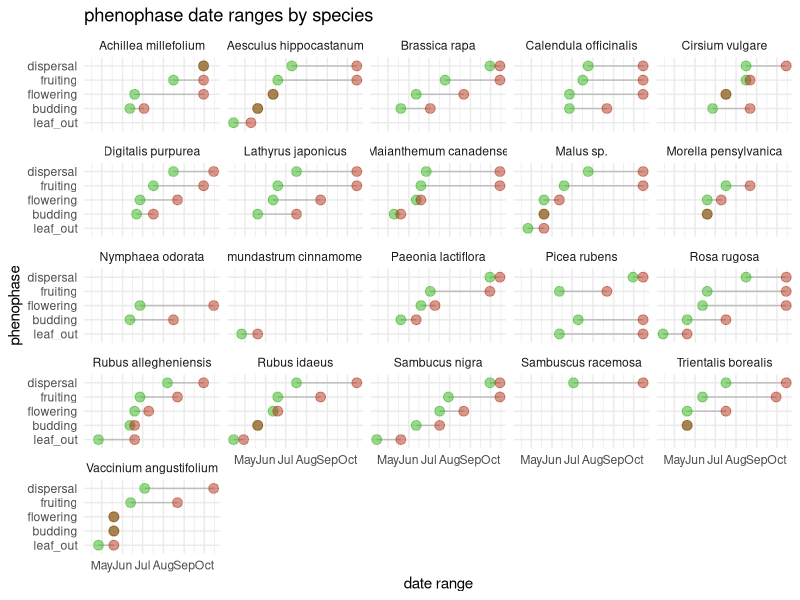
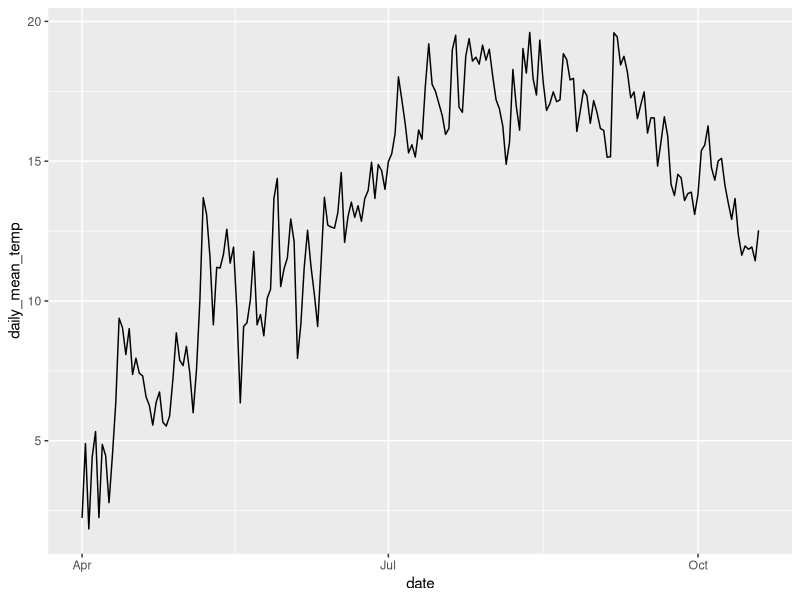
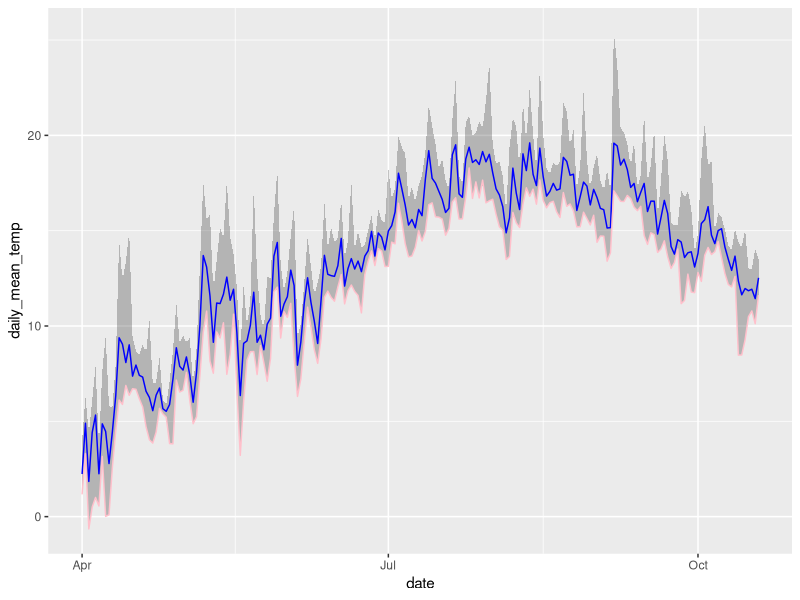

Write the R code that produced these figures, in order. (Note: this script raises an error after producing the figures.)
## ---- chunk 1
library(tidyverse)
library(broom)
library(readr)
library(dplyr)
library(forcats)
library(lubridate)
## ---- chunk 2
hurricane_plants <- read_csv("../data/hurricane_plants.csv")

hurricane_plants <- read_csv("../data/hurricane_plants.csv", 
    col_types = cols(date = col_date(format = "%m/%d/%Y")))

weather_data <- read_csv("../data/neracoos_buoy_data.csv")
## ---- chunk 3
# arrage variables in logical order
hurricane_plants <- relocate(hurricane_plants, 
       date, 
       life_form, 
       species, 
       initial_emergence,
       breaking_leaf_buds_count,
       leaf_presence,
       percent_unfolded_leaves,
       unfolded_leaves_count,
       percent_full_size_leaf,
       percent_leaves_colorful,
       fallen_leaf_presence,
       breaking_needle_bud_count,
       young_needle_count,
       percent_stalk_growth,
       percent_fiddlehead_unrolled,
       buds_and_flowers_count,
       percent_open_flowers,
       pollen_amount,
       pollen_cone_count,
       percent_open_pollen_cones,
       fruit_count,
       unripe_seed_cone_count, 
       percent_ripe_fruits,
       ripe_seed_cone_count,
       dropped_fruit_count,
       notes
       )

# remove empty rows, where life_form is NA 
hurricane_plants <- hurricane_plants %>% 
  filter(!is.na(life_form))
## ---- chunk 4
# new variable of a string of numbers for observed phases
# 1 = leafing out
# 2 = budding
# 3 = flowering
# 4 = fruiting
# 5 = ripe fruits/seeds
# 6 = seed dispersal
# hurricane_plants <- hurricane_plants %>%
#   mutate(phenophase = case_when(
#     initial_emergence == T        ~ "1",
#     buds_and_flowers_count > 0    ~ "2",
#     pollen_cone_count > 0         ~ "2",
#     percent_open_flowers > 0      ~ "3",
#     pollen_amount != "none"       ~ "3",
#     fruit_count > 0               ~ "4"))

# first emergence column creation
hurricane_plants_join <- hurricane_plants %>%
  # mutate(date = as.Date(date)) %>%
  group_by(species, initial_emergence) %>% 
  filter(date == min(date)) %>% 
  slice(1) %>% # takes the first occurrence if there is a tie
  ungroup() %>%
  filter(initial_emergence == "TRUE") %>%
  dplyr::select(date, species, first_emergence=initial_emergence)

hurricane_plants <- hurricane_plants %>%
  full_join(hurricane_plants_join, join_by(date, species))
## ---- chunk 5
# create leafing out phenophase
hurricane_plants <- hurricane_plants %>%
  mutate(leaf_out = case_when(
    breaking_leaf_buds_count > 0 & percent_unfolded_leaves < 1 ~ T,
    breaking_needle_bud_count > 0 ~ T,
    percent_stalk_growth > 0 & percent_stalk_growth < 1 ~ T,
    .default = F
  ))
  
# create budding phenophase
hurricane_plants <- hurricane_plants %>%
  mutate(budding = case_when(
    buds_and_flowers_count > 0 & percent_open_flowers < 1 ~ T,
    pollen_cone_count > 0 ~ T,
    .default = F
  ))

# create flowering phenophase
hurricane_plants <- hurricane_plants %>%
  mutate(flowering = case_when(
    percent_open_flowers > 0 & buds_and_flowers_count > 0 ~ T,
    pollen_amount != "none" ~ T,
    .default = F
  ))

# create fruiting phenophase
hurricane_plants <- hurricane_plants %>%
  mutate(fruiting = case_when(
    fruit_count > 0 ~ T,
    unripe_seed_cone_count > 0 ~ T,
    .default = F
  ))

# create dispersal phenophase
hurricane_plants <- hurricane_plants %>%
  mutate(dispersal = case_when(
    percent_ripe_fruits > 0 ~ T,
    ripe_seed_cone_count > 1 ~ T,
    dropped_fruit_count > 0 ~ T,
    .default = F
  ))
## ---- chunk 6
# pivot longer
hurricane_plants_long <- hurricane_plants %>%
  pivot_longer(
    cols = c(leaf_out : dispersal), 
    names_to = "phenophase"
  ) %>%
  filter(value == "TRUE") %>%
  group_by(species, phenophase) %>%
  summarize(start_date = min(date), 
            end_date = max(date))

# plot
#f <- factor(c("budding", "dispersal", "flowering", "fruiting", "leaf_out"), levels = c("leaf_out", "budding", "flowering", "fruiting", "dispersal"))

as.data.frame(hurricane_plants_long) %>%
  #fct_relevel(f) 
  # mutate(phenophase = as.character(phenophase)) %>%
  # fct_relevel(phenophase, c("leaf_out", "budding", "flowering", "fruiting", "dispersal")) %>%
ggplot() +
  geom_segment( aes(x=(fct_relevel(phenophase, c("leaf_out", "budding", "flowering", "fruiting", "dispersal"))), xend=(fct_relevel(phenophase, c("leaf_out", "budding", "flowering", "fruiting", "dispersal"))), y=start_date, yend=end_date), color="grey") +
  geom_point(aes(x=(fct_relevel(phenophase, c("leaf_out", "budding", "flowering", "fruiting", "dispersal"))), y=start_date), color=rgb(0.2,0.7,0.1,0.5), size=3 ) +
  geom_point(aes(x=(fct_relevel(phenophase, c("leaf_out", "budding", "flowering", "fruiting", "dispersal"))), y=end_date), color=rgb(0.7,0.2,0.1,0.5), size=3 ) +
  coord_flip()+
  facet_wrap(~ species) +
  theme_minimal() +
  theme(
    legend.position = "none",
  ) +
  labs(x = "phenophase",
       y = "date range",
       title = "phenophase date ranges by species")
## ---- chunk 7
# lubridate weather entries, calculate useful daily temperatures
weather_data <- weather_data %>%
  mutate(time = ymd_hms(time),
         month = month(time),
         day = day(time),
         date = as_date(round_date(time, unit = "day"))) %>%
  mutate(air_temperature = as.numeric(air_temperature)) %>%
  group_by(date) %>%
  summarize(daily_mean_temp = mean(air_temperature, na.rm = TRUE),
            daily_min_temp = min(air_temperature, na.rm = TRUE),
            daily_max_temp = max(air_temperature, na.rm = TRUE),
            daily_sd_temp = sd(air_temperature, na.rm = TRUE))

# glimpse weather data
glimpse(weather_data)
## ---- chunk 8
# set species minimums for temperatures and calculate total days above "frosts"
weather_data %>%
  group_by(date) %>%
  mutate(yarrow_temp_above = case_when(daily_mean_temp > 5 ~ 1, 
                                       TRUE ~ 0),
         apple_temp_above = case_when(daily_mean_temp > 12 ~ 1, 
                                       TRUE ~ 0)) %>% #find relevant temperatures, name by species, and join to hurricane_plants by this variable (dates after critical period)
  pivot_longer(cols = c(yarrow_temp_above, apple_temp_above), names_to = "species_germ", values_to = "germination_possible") %>%
  filter(germination_possible == 1) %>% #earliest non-frost or favourable germination date
  group_by(species_germ) %>%
  slice_min(date, n = 1)
## ---- chunk 9
# line plot daily mean temperature
ggplot(weather_data, aes(x=date, y=daily_mean_temp)) +
  geom_line() 
## ---- chunk 10
# plot ribbon of daily temperature readings
weather_data %>%
  ggplot(aes(x = date)) +
    geom_ribbon(aes(y = daily_mean_temp, ymin = daily_min_temp, ymax = daily_max_temp), alpha = 0.3) +
    geom_line(aes(y = daily_mean_temp), color = "blue") +
    geom_line(aes(y = daily_min_temp), color = "pink") 
## ---- chunk 11
hurricane_climate <- read_file("../data/hurricane_climate.sdb")
